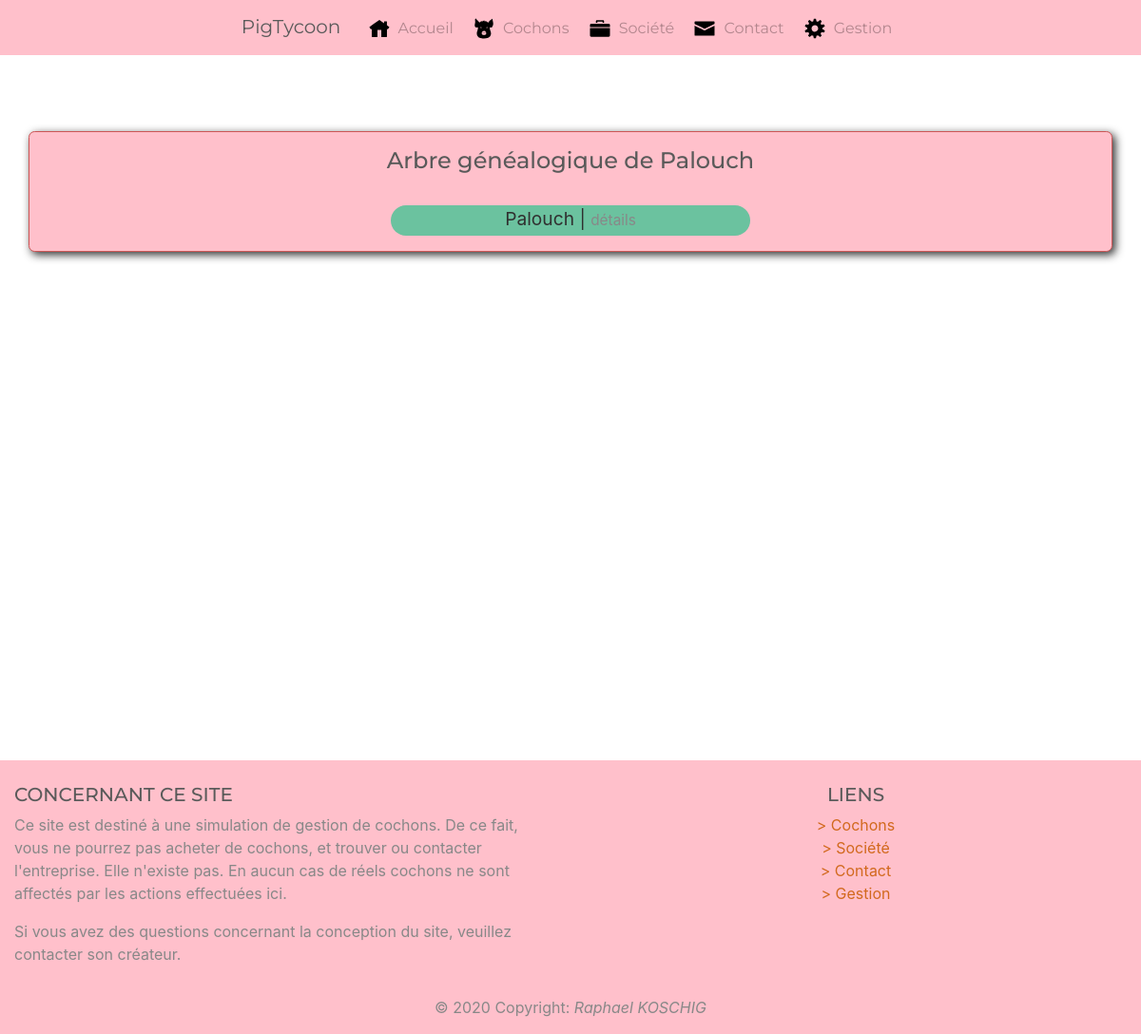
The app's page /index.php?action=genealogyPig&id=3, older data.
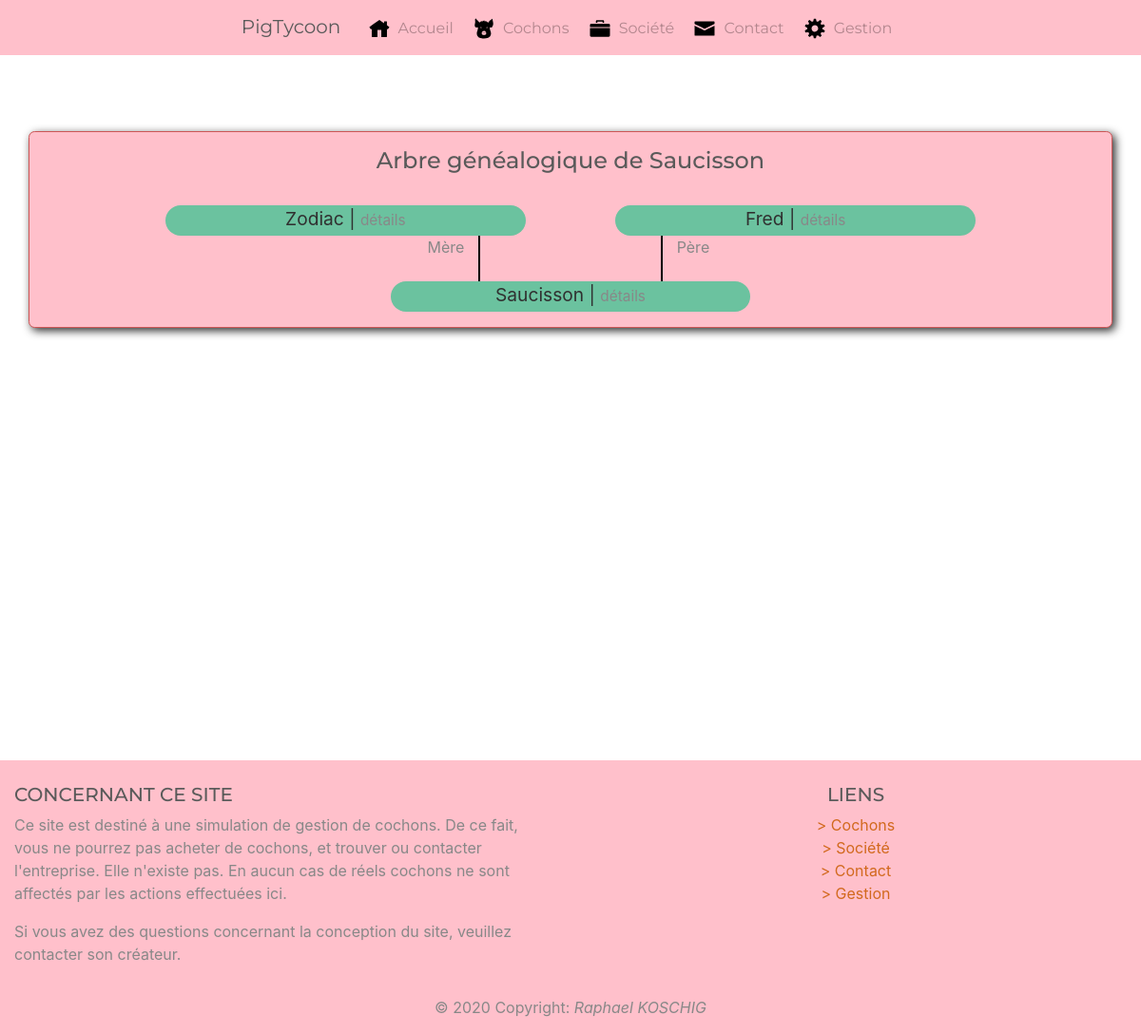
The same page, newer data.
### tables this page shows
CREATE TABLE IF NOT EXISTS `pig` (
  `id_pig` int(11) NOT NULL AUTO_INCREMENT,
  `name_pig` varchar(100) NOT NULL,
  `sex_pig` tinyint(4) NOT NULL,
  `weight_pig` decimal(7,3) NOT NULL,
  `mother_pig` int(11) DEFAULT NULL,
  `father_pig` int(11) DEFAULT NULL,
  `birthdate_pig` datetime DEFAULT NULL,
  `deathdate_pig` datetime DEFAULT NULL,
  `state_pig` tinyint(4) NOT NULL DEFAULT '1',
  `thumbnail_pig` int(11) NOT NULL,
  `updated_at_pig` datetime DEFAULT NULL,
  PRIMARY KEY (`id_pig`),
  KEY `fk_pig_thumbnail` (`thumbnail_pig`)
);

### models/Manager.php (called while the page is built)
<?php
class Manager
{
    protected function dbConnect()
    {
        $db = new PDO('mysql:host=localhost;dbname=pigtycoon;charset=utf8', 'root', '');
        return $db;
    }
}

### models/PigManager.php (called while the page is built, shortened)
<?php
class PigManager extends Manager
{
    private $db;
    public function __construct()
    {
        $this->db = $this->dbConnect();
    }
    function getPig($pigId)
    {
        $req = $this->db->prepare('SELECT
                             pig1.id_pig, pig1.name_pig, pig1.sex_pig, type_sex,
                             pig1.weight_pig, pig1.mother_pig, pig1.father_pig,
                             pig1.birthdate_pig AS raw_birthdate_pig,
                             pig1.deathdate_pig AS raw_deathdate_pig,
                             name_photo,
                             pig2.name_pig AS mother_name,
                             pig3.name_pig AS father_name,
                             DATE_FORMAT(pig1.deathdate_pig, \'%d/%m/%Y\') AS deathdate_pig,
                             DATE_FORMAT(pig1.birthdate_pig, \'%d/%m/%Y à %Hh%imin\') AS birthdate_pig,
                             (DATEDIFF(pig1.deathdate_pig, NOW())) AS deathtime_pig
                             FROM pig AS pig1
                             LEFT OUTER JOIN pig AS pig2
                             ON pig2.id_pig = pig1.mother_pig
                             LEFT OUTER JOIN pig AS pig3
                             ON pig3.id_pig = pig1.father_pig
                             LEFT JOIN photo
                             ON photo.id_photo = pig1.thumbnail_pig
                             LEFT JOIN sex
                             ON pig1.sex_pig = sex.id_sex
                             WHERE pig1.id_pig = :pigId
                             AND pig1.state_pig = 1;');
        $req->bindParam(':pigId', $pigId);
        $req->execute();
        $pig = $req->fetch();
        return $pig;
    }
}

### views/components/admin/genealogyTree.php (called while the page is built, shortened)
<?php
require_once('models/Manager.php');
require_once('models/PigManager.php');
function getTreeBranch($pig_id)
{
    $pigManager = new PigManager();
    $pig = $pigManager->getPig($pig_id);
    if ($pig['mother_pig'] != null && $pig['father_pig'] != null) { ?>
<?php }
    return $pig;
}
?>

### views/backoffice/genealogyPig.php (the view, shortened to what this page needs)
<?php require_once('views/components/admin/genealogyTree.php'); ?>
<div class="container genealogyTree text-center bg-primary containerPig">
    <h4>Arbre généalogique de <?= $pig['name_pig'] ?></h4>
    <?php if ($pig['mother_pig'] != null && $pig['father_pig'] != null) { ?>
                <?php $pigfather = getTreeBranch($pig['father_pig']) ?>
        <div class="row justify-content-center">
            <div class="col col-4 text-center genCase">
                <a href="index.php?action=genealogyPig&id=<?= $pig['mother_pig']; ?>">
                    <?= $pig['mother_name'] ?>
                </a>
                |
                <a href="index.php?action=pig&id=<?= $pig['mother_pig']; ?>">
                    <small class="text-muted">détails</small>
                </a>
            </div>
            <div class="col col-1"></div>
            <div class="col col-4 text-center genCase">
                <a href="index.php?action=genealogyPig&id=<?= $pig['father_pig']; ?>">
                    <?= $pig['father_name'] ?>
                </a>
                |
                <a href="index.php?action=pig&id=<?= $pig['father_pig']; ?>">
                    <small class="text-muted">détails</small>
                </a>
            </div>
        </div>
        <div class="row justify-content-center">
            <div class="col col-4 text-right motherLink align-items-center">
                Mère
            </div>
            <div class="col col-2"></div>
            <div class="col col-4 text-left fatherLink">
                Père
            </div>
        </div>
    <?php } ?>
    <div class="row justify-content-center">
        <div class="col col-4 text-center genCase">
            <?= $pig['name_pig'] ?>
            |
            <a href="index.php?action=pig&id=<?= $pig['id_pig']; ?>">
                <small class="text-muted">détails</small>
            </a>
        </div>
    </div>
</div>
<?php require('views/frontoffice/template.php'); ?>

Row changes from the older to the newer data that the page shows:
changed pig: name_pig "Palouch" → "Saucisson"; mother_pig empty → 1 (drawn); pig.name_pig (not shown) → "Zodiac"; father_pig empty → 2 (drawn); pig.name_pig (not shown) → "Fred"
Text that changed along with them:
text now shown: "| détails | détails Mère Père"
